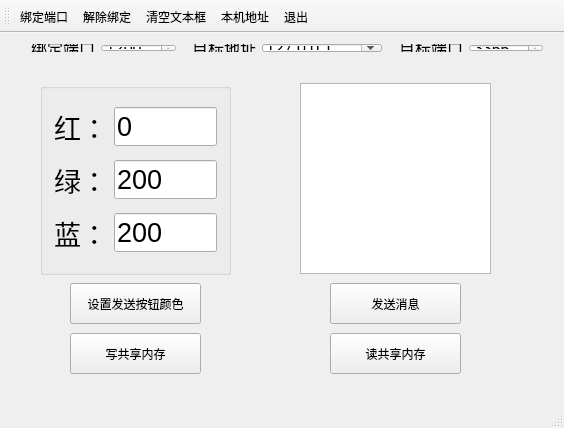
<?xml version="1.0" encoding="UTF-8"?>
<ui version="4.0">
 <class>Client</class>
 <widget class="QMainWindow" name="Client">
  <property name="geometry">
   <rect>
    <x>0</x>
    <y>0</y>
    <width>564</width>
    <height>428</height>
   </rect>
  </property>
  <property name="windowTitle">
   <string>Client</string>
  </property>
  <widget class="QWidget" name="centralWidget">
   <widget class="QGroupBox" name="groupBox">
    <property name="geometry">
     <rect>
      <x>40</x>
      <y>50</y>
      <width>191</width>
      <height>192</height>
     </rect>
    </property>
    <property name="font">
     <font>
      <family>Arial</family>
      <pointsize>20</pointsize>
     </font>
    </property>
    <property name="title">
     <string/>
    </property>
    <layout class="QGridLayout" name="gridLayout">
     <item row="1" column="1">
      <widget class="QLineEdit" name="greenLineEdit">
       <property name="text">
        <string>200</string>
       </property>
      </widget>
     </item>
     <item row="2" column="1">
      <widget class="QLineEdit" name="blueLineEdit">
       <property name="text">
        <string>200</string>
       </property>
      </widget>
     </item>
     <item row="1" column="0">
      <widget class="QLabel" name="greenLabel">
       <property name="text">
        <string>绿：</string>
       </property>
      </widget>
     </item>
     <item row="2" column="0">
      <widget class="QLabel" name="blueLabel">
       <property name="text">
        <string>蓝：</string>
       </property>
      </widget>
     </item>
     <item row="0" column="0">
      <widget class="QLabel" name="redLabel">
       <property name="text">
        <string>红：</string>
       </property>
      </widget>
     </item>
     <item row="0" column="1">
      <widget class="QLineEdit" name="redLineEdit">
       <property name="text">
        <string>0</string>
       </property>
      </widget>
     </item>
    </layout>
   </widget>
   <widget class="QWidget" name="layoutWidget">
    <property name="geometry">
     <rect>
      <x>10</x>
      <y>0</y>
      <width>544</width>
      <height>30</height>
     </rect>
    </property>
    <property name="font">
     <font>
      <family>Arial</family>
      <pointsize>12</pointsize>
     </font>
    </property>
    <layout class="QHBoxLayout" name="horizontalLayout">
     <item>
      <widget class="QLabel" name="label">
       <property name="font">
        <font>
         <family>Arial</family>
         <pointsize>12</pointsize>
        </font>
       </property>
       <property name="text">
        <string>绑定端口</string>
       </property>
       <property name="alignment">
        <set>Qt::AlignRight|Qt::AlignTrailing|Qt::AlignVCenter</set>
       </property>
      </widget>
     </item>
     <item>
      <widget class="QSpinBox" name="spinBindPort">
       <property name="font">
        <font>
         <family>Arial</family>
         <pointsize>12</pointsize>
        </font>
       </property>
       <property name="minimum">
        <number>1</number>
       </property>
       <property name="maximum">
        <number>65535</number>
       </property>
       <property name="value">
        <number>1200</number>
       </property>
      </widget>
     </item>
     <item>
      <widget class="QLabel" name="label_3">
       <property name="font">
        <font>
         <family>Arial</family>
         <pointsize>12</pointsize>
        </font>
       </property>
       <property name="text">
        <string>目标地址</string>
       </property>
       <property name="alignment">
        <set>Qt::AlignRight|Qt::AlignTrailing|Qt::AlignVCenter</set>
       </property>
      </widget>
     </item>
     <item>
      <widget class="QComboBox" name="comboTargetIP">
       <property name="minimumSize">
        <size>
         <width>120</width>
         <height>0</height>
        </size>
       </property>
       <property name="font">
        <font>
         <family>Arial</family>
         <pointsize>12</pointsize>
        </font>
       </property>
       <property name="editable">
        <bool>true</bool>
       </property>
       <property name="duplicatesEnabled">
        <bool>false</bool>
       </property>
       <item>
        <property name="text">
         <string>127.0.0.1</string>
        </property>
       </item>
      </widget>
     </item>
     <item>
      <widget class="QLabel" name="label_4">
       <property name="font">
        <font>
         <family>Arial</family>
         <pointsize>12</pointsize>
        </font>
       </property>
       <property name="text">
        <string>目标端口</string>
       </property>
       <property name="alignment">
        <set>Qt::AlignRight|Qt::AlignTrailing|Qt::AlignVCenter</set>
       </property>
      </widget>
     </item>
     <item>
      <widget class="QSpinBox" name="spinTargetPort">
       <property name="font">
        <font>
         <family>Arial</family>
         <pointsize>12</pointsize>
        </font>
       </property>
       <property name="minimum">
        <number>1</number>
       </property>
       <property name="maximum">
        <number>65535</number>
       </property>
       <property name="value">
        <number>3355</number>
       </property>
      </widget>
     </item>
    </layout>
   </widget>
   <widget class="QToolButton" name="btnSend">
    <property name="geometry">
     <rect>
      <x>330</x>
      <y>250</y>
      <width>131</width>
      <height>41</height>
     </rect>
    </property>
    <property name="text">
     <string>发送消息</string>
    </property>
   </widget>
   <widget class="QPlainTextEdit" name="plainTextEdit">
    <property name="geometry">
     <rect>
      <x>300</x>
      <y>50</y>
      <width>191</width>
      <height>191</height>
     </rect>
    </property>
   </widget>
   <widget class="QPushButton" name="setPushButtonColor">
    <property name="geometry">
     <rect>
      <x>70</x>
      <y>250</y>
      <width>131</width>
      <height>41</height>
     </rect>
    </property>
    <property name="text">
     <string>设置发送按钮颜色</string>
    </property>
   </widget>
   <widget class="QPushButton" name="readShareMemory">
    <property name="geometry">
     <rect>
      <x>330</x>
      <y>300</y>
      <width>131</width>
      <height>41</height>
     </rect>
    </property>
    <property name="text">
     <string>读共享内存</string>
    </property>
   </widget>
   <widget class="QPushButton" name="writeShareMemory">
    <property name="geometry">
     <rect>
      <x>70</x>
      <y>300</y>
      <width>131</width>
      <height>41</height>
     </rect>
    </property>
    <property name="text">
     <string>写共享内存</string>
    </property>
   </widget>
  </widget>
  <widget class="QMenuBar" name="menuBar">
   <property name="geometry">
    <rect>
     <x>0</x>
     <y>0</y>
     <width>564</width>
     <height>23</height>
    </rect>
   </property>
  </widget>
  <widget class="QStatusBar" name="statusBar"/>
  <widget class="QToolBar" name="mainToolBar">
   <attribute name="toolBarArea">
    <enum>TopToolBarArea</enum>
   </attribute>
   <attribute name="toolBarBreak">
    <bool>false</bool>
   </attribute>
   <addaction name="actStart"/>
   <addaction name="actStop"/>
   <addaction name="actClear"/>
   <addaction name="actHostInfo"/>
   <addaction name="actQuit"/>
  </widget>
  <action name="actStart">
   <property name="icon">
    <iconset resource="res.qrc">
     <normaloff>:/images/620.bmp</normaloff>:/images/620.bmp</iconset>
   </property>
   <property name="text">
    <string>绑定端口</string>
   </property>
   <property name="toolTip">
    <string>绑定UDP监听端口</string>
   </property>
   <property name="font">
    <font>
     <family>宋体</family>
    </font>
   </property>
   <property name="menuRole">
    <enum>QAction::TextHeuristicRole</enum>
   </property>
  </action>
  <action name="actStop">
   <property name="icon">
    <iconset resource="res.qrc">
     <normaloff>:/images/624.bmp</normaloff>:/images/624.bmp</iconset>
   </property>
   <property name="text">
    <string>解除绑定</string>
   </property>
   <property name="toolTip">
    <string>解除UDP监听端口</string>
   </property>
  </action>
  <action name="actQuit">
   <property name="icon">
    <iconset resource="res.qrc">
     <normaloff>:/images/132.bmp</normaloff>:/images/132.bmp</iconset>
   </property>
   <property name="text">
    <string>退出</string>
   </property>
   <property name="toolTip">
    <string>退出本程序</string>
   </property>
   <property name="iconVisibleInMenu">
    <bool>true</bool>
   </property>
  </action>
  <action name="actHostInfo">
   <property name="enabled">
    <bool>true</bool>
   </property>
   <property name="icon">
    <iconset resource="res.qrc">
     <normaloff>:/images/110.JPG</normaloff>:/images/110.JPG</iconset>
   </property>
   <property name="text">
    <string>本机地址</string>
   </property>
   <property name="toolTip">
    <string>获取本机地址</string>
   </property>
  </action>
  <action name="actClear">
   <property name="icon">
    <iconset resource="res.qrc">
     <normaloff>:/images/212.bmp</normaloff>:/images/212.bmp</iconset>
   </property>
   <property name="text">
    <string>清空文本框</string>
   </property>
   <property name="toolTip">
    <string>清空文本框</string>
   </property>
  </action>
 </widget>
 <layoutdefault spacing="6" margin="11"/>
 <resources>
  <include location="res.qrc"/>
 </resources>
 <connections>
  <connection>
   <sender>actQuit</sender>
   <signal>triggered()</signal>
   <receiver>Client</receiver>
   <slot>close()</slot>
   <hints>
    <hint type="sourcelabel">
     <x>-1</x>
     <y>-1</y>
    </hint>
    <hint type="destinationlabel">
     <x>221</x>
     <y>179</y>
    </hint>
   </hints>
  </connection>
 </connections>
</ui>
